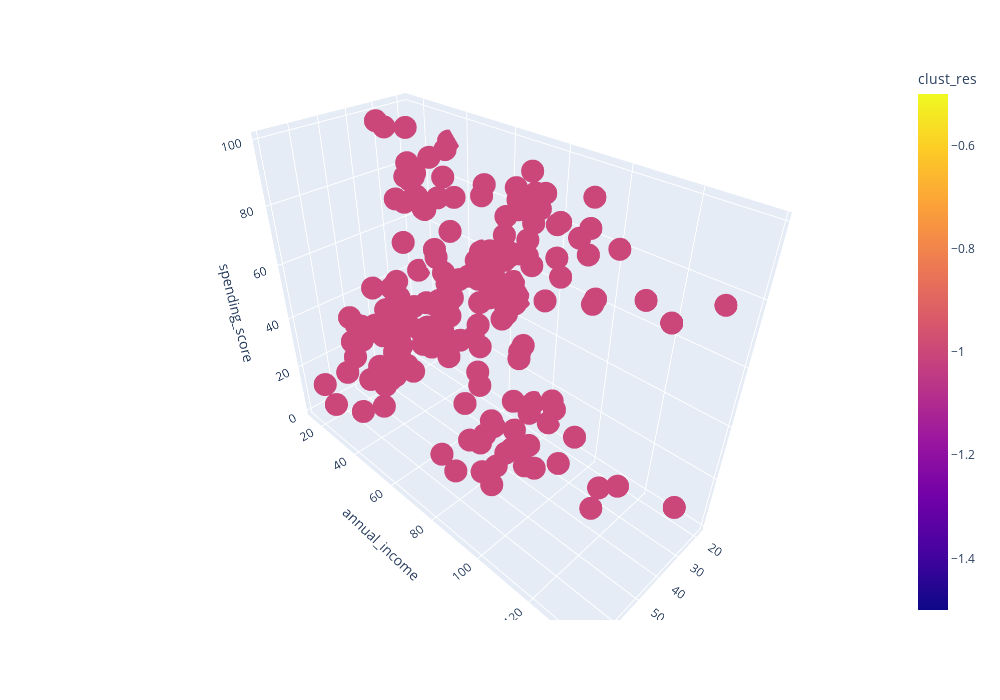

Write notebook code for a chart like this one.
### Code cell
# импортируем DBSCAN кластеризацию
from sklearn.cluster import DBSCAN

#запускаем кластеризацию на наших данных
clustering_db = DBSCAN().fit(X)
df["clust_res"] = clustering_db.labels_


fig = px.scatter_3d(
    data_frame=df, 
    x = 'age', 
    y = 'annual_income', 
    z = 'spending_score', 
    color= 'clust_res',
    width=1000,
    height=700
)
fig.show()

### Figure 1 — Plotly figure (JSON) as saved in the notebook; plotly's stock layout.template omitted (floating-point values rounded to 4 significant figures; data arrays with more than 128 entries replaced by an {"elided": "..."} marker saying what was removed)
{"data": [{"hovertemplate": "age=%{x}<br>annual_income=%{y}<br>spending_score=%{z}<br>clust_res=%{marker.color}<extra></extra>", "legendgroup": "", "marker": {"color": {"elided": "200 int values"}, "coloraxis": "coloraxis", "symbol": "circle"}, "mode": "markers", "name": "", "scene": "scene", "showlegend": false, "type": "scatter3d", "x": {"elided": "200 int values"}, "y": {"elided": "200 int values"}, "z": {"elided": "200 int values"}}], "layout": {"coloraxis": {"colorbar": {"title": {"text": "clust_res"}}, "colorscale": [[0, "#0d0887"], [0.1111, "#46039f"], [0.2222, "#7201a8"], [0.3333, "#9c179e"], [0.4444, "#bd3786"], [0.5556, "#d8576b"], [0.6667, "#ed7953"], [0.7778, "#fb9f3a"], [0.8889, "#fdca26"], [1, "#f0f921"]]}, "height": 700, "legend": {"tracegroupgap": 0}, "margin": {"t": 60}, "scene": {"domain": {"x": [0, 1], "y": [0, 1]}, "xaxis": {"title": {"text": "age"}}, "yaxis": {"title": {"text": "annual_income"}}, "zaxis": {"title": {"text": "spending_score"}}}, "width": 1000}}
